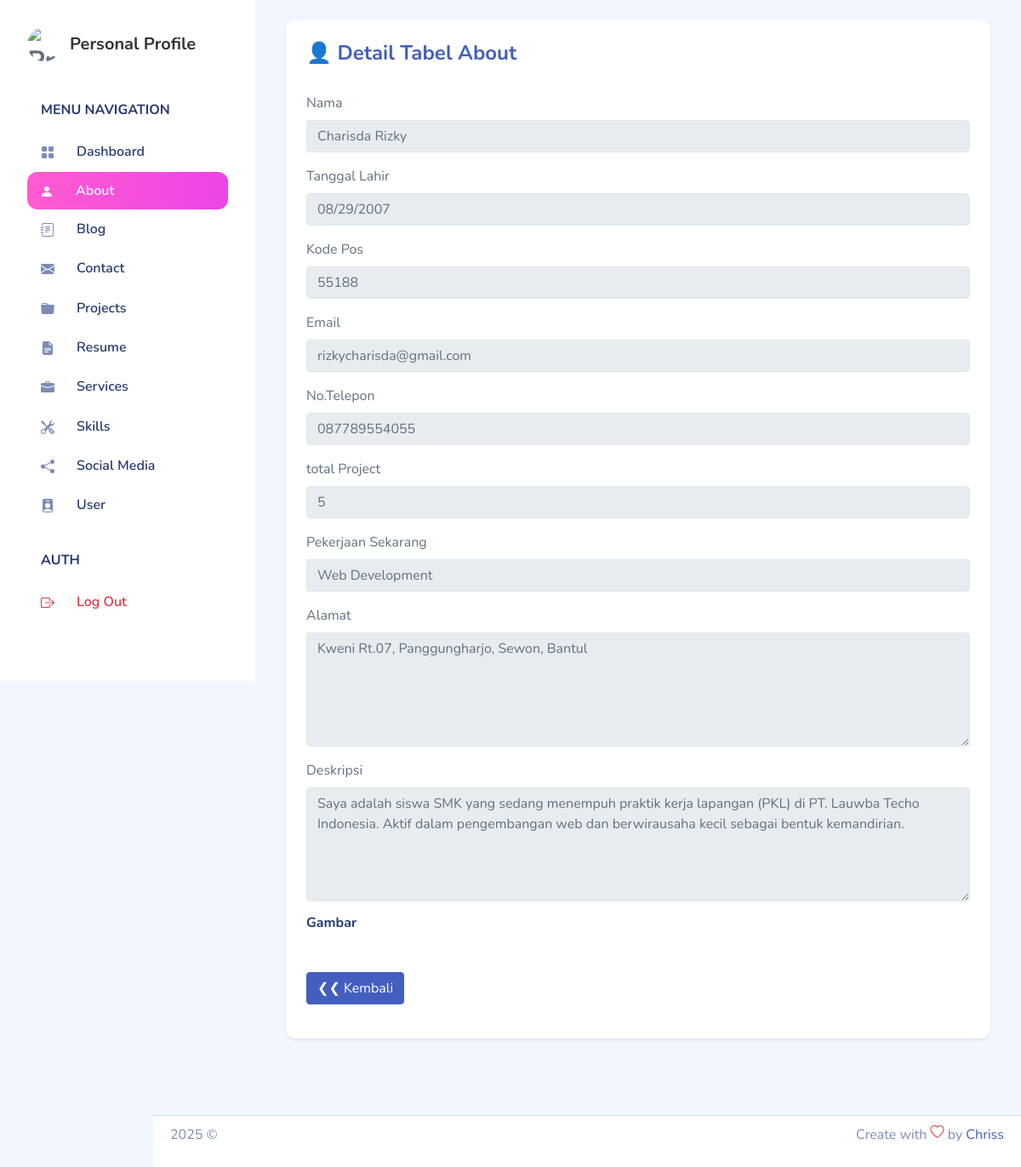
/backend/pages/about/detail.php?id=1, run on the app's committed database.
### tables this page shows
CREATE TABLE `abouts` (
  `id` int NOT NULL,
  `name` varchar(255) NOT NULL,
  `born` date DEFAULT NULL,
  `address` text,
  `zip_code` varchar(20) DEFAULT NULL,
  `email` varchar(255) DEFAULT NULL,
  `phone` varchar(20) DEFAULT NULL,
  `total_project` int DEFAULT '0',
  `work` varchar(255) DEFAULT NULL,
  `description` text,
  `image` varchar(255) DEFAULT NULL,
  `created_at` timestamp NULL DEFAULT CURRENT_TIMESTAMP,
  `updated_at` timestamp NULL DEFAULT CURRENT_TIMESTAMP ON UPDATE CURRENT_TIMESTAMP
);

### backend/action/about/show.php (called while the page is built, shortened)
<?php
include '../../app.php';
$id = (int) $_GET['id'];
$qSelect = "SELECT * FROM abouts WHERE id = $id";
$result = mysqli_query($connect, $qSelect) or die(mysqli_error($connect));
$about = mysqli_fetch_object($result);

### backend/pages/about/detail.php (the view, shortened to what this page needs)
<?php
include "../../partials/header.php";
include "../../partials/sidebar.php";
?>
<div class="container-fluid page-body-wrapper">
    <div id="main" class="p-4">
        <div class="card border-0 shadow-sm">
            <div class="card-body">
                <div class="table-responsive">
                    <div class="d-flex align-items-center justify-content-between mb-4">
                        <h4 class="fw-bold text-primary">👤 Detail Tabel About</h4>
                    </div>
                    <table class="table table-modern align-middle">
                        <?php
                        include '../../action/about/show.php';
                        ?>
                        <form>
                            <div class="mb-3">
                                <label for="nameInput" class="form-label">Nama</label>
                                <input type="text" class="form-control" value="<?= $about->name ?>" disabled>
                            </div>
                            <div class="mb-3">
                                <label for="bornInput" class="form-label">Tanggal Lahir</label>
                                <input type="date" class="form-control" value="<?= $about->born ?>" disabled>
                            </div>
                            <div class="mb-3">
                                <label for="zip_codeInput" class="form-label">Kode Pos</label>
                                <input type="number" class="form-control" value="<?= $about->zip_code ?>" disabled>
                            </div>
                            <div class="mb-3">
                                <label for="emailInput" class="form-label">Email</label>
                                <input type="email" class="form-control" value="<?= $about->email ?>" disabled>
                            </div>
                            <div class="mb-3">
                                <label for="phoneInput" class="form-label">No.Telepon</label>
                                <input type="text" class="form-control" value="<?= $about->phone ?>" disabled>
                            </div>
                            <div class="mb-3">
                                <label for="total_projectInput" class="form-label">total Project</label>
                                <input type="number" class="form-control" value="<?= $about->total_project ?>" disabled>
                            </div>
                            <div class="mb-3">
                                <label for="workInput" class="form-label">Pekerjaan Sekarang</label>
                                <input type="text" class="form-control" value="<?= $about->work ?>" disabled>
                            </div>
                            <div class="mb-3">
                                <label for="addressInput" class="form-label">Alamat</label>
                                <textarea class="form-control" rows="5" disabled><?= $about->address ?></textarea>
                            </div>
                            <div class="mb-3">
                                <label for="descriptionInput" class="form-label">Deskripsi</label>
                                <textarea class="form-control" rows="5" disabled><?= $about->description ?></textarea>
                            </div>
                            <div class="mb-3">
                                <h6>Gambar</h6>
                            </div>
                            <a href="./index.php" class="btn btn-primary">❮❮ Kembali</a>
                        </form>
                    </table>
                </div>
            </div>
        </div>
        <?php include '../../partials/footer.php'; ?>
    </div>
</div>

### backend/pages/about/detail.php (style rules this page uses)
.table-modern { border-collapse: separate; border-spacing: 0 10px; }

### backend/partials/footer.php (style rules this page uses)
html, body { height: 100%; margin: 0; }
#main { flex: 1; padding-bottom: 60px; }

### data on the page
abouts: name "Charisda Rizky", born "08/29/2007", zip_code "55188", email "rizkycharisda@gmail.com", phone "087789554055", total_project "5", work "Web Development", address "Kweni Rt.07, Panggungharjo, Sewon, Bantul", description "Saya adalah siswa SMK yang sedang menempuh praktik kerja lapangan (PKL) di PT. Lauwba Techo Indonesia. Aktif dalam pengembangan web dan berwirausaha kecil sebagai bentuk kemandirian."
